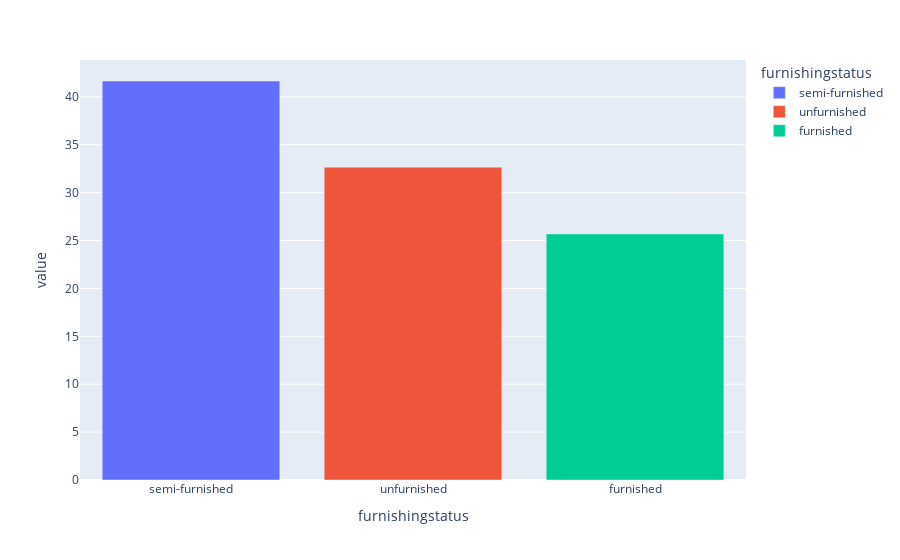

The notebook cell this image was saved under:
### Code cell
percentual_furnishingstatus = df_housing.value_counts('furnishingstatus') / len(df_housing) * 100
px.bar(percentual_furnishingstatus,color=percentual_furnishingstatus.index)

### Figure 1 — Plotly figure (JSON) as saved in the notebook; plotly's stock layout.template omitted (floating-point values rounded to 4 significant figures)
{"data": [{"hovertemplate": "furnishingstatus=%{x}<br>value=%{y}<extra></extra>", "legendgroup": "semi-furnished", "marker": {"color": "#636efa", "pattern": {"shape": ""}}, "name": "semi-furnished", "orientation": "v", "showlegend": true, "textposition": "auto", "type": "bar", "x": ["semi-furnished"], "xaxis": "x", "y": [41.65], "yaxis": "y"}, {"hovertemplate": "furnishingstatus=%{x}<br>value=%{y}<extra></extra>", "legendgroup": "unfurnished", "marker": {"color": "#EF553B", "pattern": {"shape": ""}}, "name": "unfurnished", "orientation": "v", "showlegend": true, "textposition": "auto", "type": "bar", "x": ["unfurnished"], "xaxis": "x", "y": [32.66], "yaxis": "y"}, {"hovertemplate": "furnishingstatus=%{x}<br>value=%{y}<extra></extra>", "legendgroup": "furnished", "marker": {"color": "#00cc96", "pattern": {"shape": ""}}, "name": "furnished", "orientation": "v", "showlegend": true, "textposition": "auto", "type": "bar", "x": ["furnished"], "xaxis": "x", "y": [25.69], "yaxis": "y"}], "layout": {"barmode": "relative", "legend": {"title": {"text": "furnishingstatus"}, "tracegroupgap": 0}, "margin": {"t": 60}, "xaxis": {"anchor": "y", "categoryarray": ["semi-furnished", "unfurnished", "furnished"], "categoryorder": "array", "domain": [0, 1], "title": {"text": "furnishingstatus"}}, "yaxis": {"anchor": "x", "domain": [0, 1], "title": {"text": "value"}}}}
